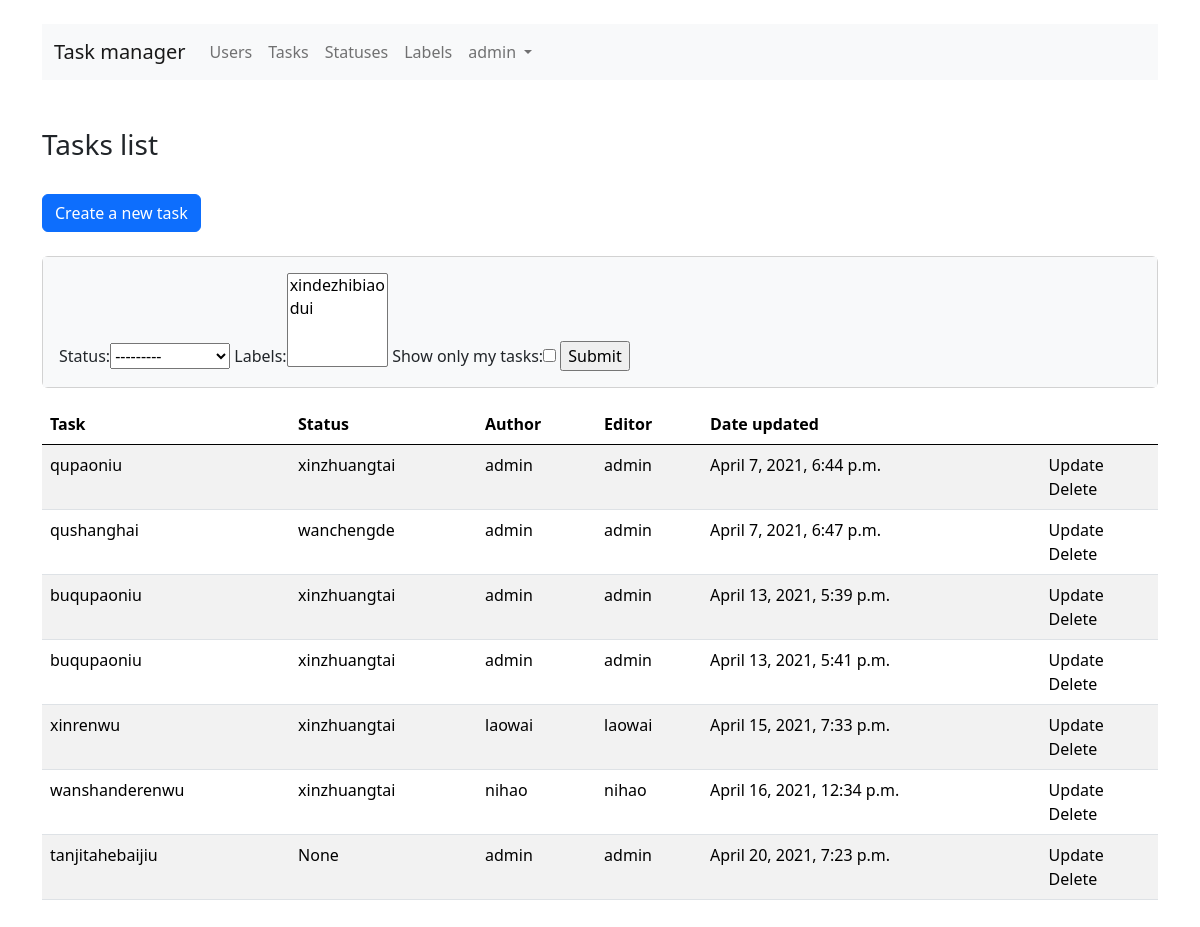
Page /tasks/ (signed in) on the committed database.
### statuses/models.py (models this page shows)
class Status(models.Model):
    status = models.CharField(max_length=200)
    date_updated = models.DateTimeField(default=timezone.now)
    date_created = models.DateTimeField(default=timezone.now)
    creator = models.ForeignKey(User, related_name='creator', on_delete=models.CASCADE)
    editor = models.ForeignKey(User, related_name='editor', on_delete=models.CASCADE)
    def __str__(self):
        return self.status

### tasks/models.py (models this page shows)
class Task(models.Model):
    task = models.CharField(max_length=40)
    status = models.ForeignKey(Status, on_delete=models.PROTECT,
                               verbose_name=_('Status'), blank=True, null=True)
    labels = models.ManyToManyField(Label, verbose_name=_('Labels'),
                                    blank=True, null=True)
    content = models.TextField(blank=True, null=True)
    date_created = models.DateTimeField(default=timezone.now)
    author = models.ForeignKey(User, related_name='author',
                               on_delete=models.PROTECT)
    date_updated = models.DateTimeField(default=timezone.now)
    last_editor = models.ForeignKey(User, related_name='last_editor',
                                    on_delete=models.PROTECT)

### tasks/views.py (the view, shortened to what this page needs)
# urls.py: path('', views.TasksListView.as_view(), name='tasks_list'),
class TasksListView(LoginRequiredMixin, FilterView):
    model = Task
    template_name = 'tasks/tasks-list.html'
    context_object_name = 'tasks_list'
    filterset_class = TasksFilter

### labels/models.py (called while the page is built)
    def __str__(self):
        return self.label

### task_manager/templates/tasks/tasks-list.html
{% extends 'base.html' %}
{% load i18n %}
{% block content %}
<br>
<h3>{% trans 'Tasks list' %}</h3>
<br>
<a href="{% url 'task_creation' %}" class="btn btn-primary">{% trans 'Create a new task' %}</a>
<br>
<br>
{% if tasks_list %}
<div class="card mb-3">
  <div class="card-body bg-light">
    <form class="form-inline center" method="get">
      {{ filter.form }}
      <input type="submit" />
    </form>
  </div>
</div>
<table class="table table-striped">
  <thead>
    <tr>
      <th>{% trans 'Task' %}</th>
      <th>{% trans 'Status' %}</th>
      <th>{% trans 'Author' %}</th>
      <th>{% trans 'Editor' %}</th>
      <th>{% trans 'Date updated' %}</th>
      <th></th>
    </tr>
  </thead>
  <tbody>
  {% for object in filter.qs %}
      <tr>
          <td>{{ object.task }}</td>
          <td>{{ object.status }}</td>
          <td>{{ object.author }}</td>
          <td>{{ object.last_editor }}</td>
          <td>{{ object.date_updated }}</td>
          <td>
              <a class="dropdown-item" href="{% url 'task_update' object.id %}">{% trans 'Update' %}</a>
              <a class="dropdown-item" href="{% url 'task_delete' object.id %}">{% trans 'Delete' %}</a>
          </td>
      </tr>
  {% endfor %}
  </tbody>
</table>
{% else %}
    <p>{% trans 'There are no tasks.' %}</p>
{% endif %}
{% endblock %}

### task_manager/templates/base.html (shortened to what this page needs)
<!doctype html>
{% load i18n %}
<html lang="en">
  <head>
    <link href="https://cdn.jsdelivr.net/npm/bootstrap@5.0.0-beta2/dist/css/bootstrap.min.css" rel="stylesheet">
    <link href="../assets/dist/css/bootstrap.min.css" rel="stylesheet">
  </head>
  <body class="py-4">
  <main>
    <div class="container-md">
    <nav class="navbar navbar-expand-lg navbar-light bg-light">
      <div class="container-fluid">
        <a class="navbar-brand" href="{% url 'home' %}">{% trans "Task manager" %}</a>
        <div class="collapse navbar-collapse" id="navbarNavDropdown">
          <ul class="navbar-nav">
            {% if user.is_authenticated %}
            <li class="nav-item">
              <a class="nav-link" href="{% url 'users' %}">{% trans "Users" %}</a>
            </li>
            <li class="nav-item">
              <a class="nav-link" href="{% url 'tasks_list' %}">{% trans "Tasks" %}</a>
            </li>
            <li class="nav-item">
              <a class="nav-link" href="{% url 'statuses_list' %}">{% trans "Statuses" %}</a>
            </li>
            <li class="nav-item">
              <a class="nav-link" href="{% url 'labels_list' %}">{% trans "Labels" %}</a>
            </li>
            <li class="nav-item dropdown">
              <a class="nav-link dropdown-toggle" href="#" id="navbarDropdownMenuLink" role="button" data-bs-toggle="dropdown" aria-expanded="false">
                {{ user.username }}
              </a>
            </li>
            {% endif %}
          </ul>
        </div>
      </div>
    </nav>
    </div>
    <br>
    <div class="container-md">
    {% block content %}
    {% endblock %}
    </div>
  </main>
</body>
</html>

### rows in the picture
Status: status "---------"
Task: task "qupaoniu", status "xinzhuangtai", author "admin", last_editor "admin", date_updated "April 7, 2021, 6:44 p.m."
Task: task "qushanghai", status "wanchengde", author "admin", last_editor "admin", date_updated "April 7, 2021, 6:47 p.m."
Task: task "buqupaoniu", status "xinzhuangtai", author "admin", last_editor "admin", date_updated "April 13, 2021, 5:39 p.m."
Task: task "buqupaoniu", status "xinzhuangtai", author "admin", last_editor "admin", date_updated "April 13, 2021, 5:41 p.m."
Task: task "xinrenwu", status "xinzhuangtai", author "laowai", last_editor "laowai", date_updated "April 15, 2021, 7:33 p.m."
Task: task "wanshanderenwu", status "xinzhuangtai", author "nihao", last_editor "nihao", date_updated "April 16, 2021, 12:34 p.m."
Task: task "tanjitahebaijiu", status "None", author "admin", last_editor "admin", date_updated "April 20, 2021, 7:23 p.m."

### other values in the picture
{{ user.username }} "admin"
